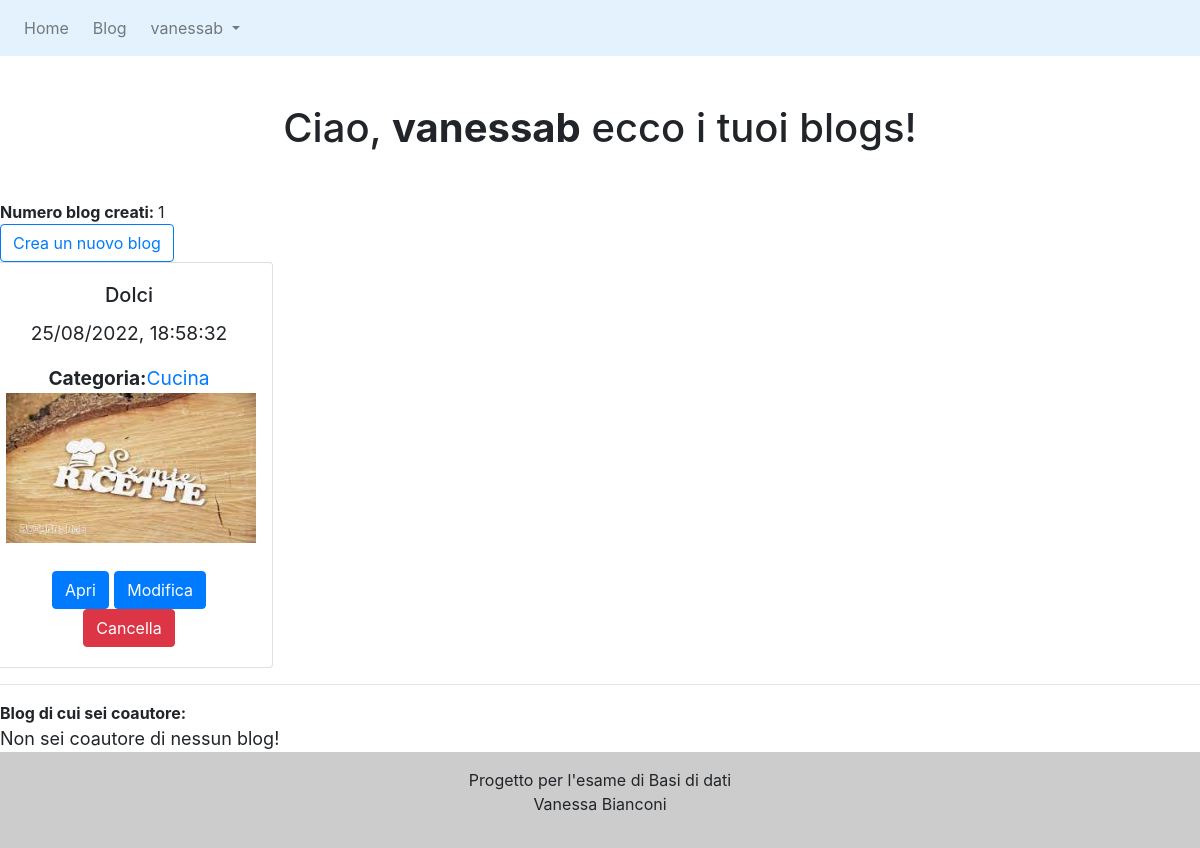
The page /myblogs.php (signed in) on the database its author committed.
### tables this page shows
CREATE TABLE `blogs` (
  `id` int(11) NOT NULL,
  `title` varchar(200) NOT NULL,
  `user_id` int(11) NOT NULL,
  `co_author` int(11) DEFAULT NULL,
  `image` varchar(200) DEFAULT NULL,
  `font` varchar(255) NOT NULL,
  `background` varchar(200) NOT NULL,
  `id_cat` int(11) NOT NULL,
  `date_time` datetime NOT NULL DEFAULT current_timestamp()
);

CREATE TABLE `category` (
  `id_cat` int(11) NOT NULL,
  `name_cat` varchar(200) NOT NULL
);

### myblogs.php (the view, shortened to what this page needs)
<?php
require "connect.php";
include('header.php');
$user = $_SESSION['id'];
$stmt = $mysqli->prepare("SELECT * FROM blogs WHERE user_id = ? ORDER BY date_time DESC");
$stmt->bind_param('s', $user);
$stmt->execute();
$result = $stmt->get_result();
$blogs = $result->fetch_all(MYSQLI_ASSOC);
$stmt1 = $mysqli->prepare("SELECT * FROM blogs WHERE co_author = ? ORDER BY date_time DESC");
$stmt1->bind_param('i', $user);
$stmt1->execute();
$result1 = $stmt1->get_result();
$coaut = $result1->fetch_all(MYSQLI_ASSOC);
$stmt = $mysqli->prepare("SELECT count(id) as contablog FROM blogs WHERE user_id = ?");
$stmt->bind_param('i', $user);
$stmt->execute();
$result = $stmt->get_result();
$conta = $result->fetch_assoc();
?>
<!DOCTYPE html>
<head>
    <link rel="stylesheet" href="https://stackpath.bootstrapcdn.com/bootstrap/4.5.2/css/bootstrap.min.css">
    <link rel="stylesheet" href="css/style.css" type="text/css">
</head>
<body>
<h1 class="my-5">Ciao, <b><?php echo htmlspecialchars($_SESSION["username"]); ?></b> ecco i tuoi blogs!</h1>
<b>Numero blog creati: </b> <span id="totblog"><?php echo $conta['contablog']; ?></span> <br>
<?php
if(empty($blogs)){
    echo ("<div'>Non hai creato nessun blog <a id='btp' class='btn btn-primary' id='puls' href='createblog.php' ?>Crea blog</a></div>");
} else { ?>
   <a id='btp' class='btn btn-outline-primary' id='puls' href='createblog.php'>Crea un nuovo blog</a>
   <br>
   <div class="row mb-2">
		<?php
			foreach ($blogs as $blog): ?>
					<?php $blog_id = $blog['id'] ?>
					<div class="card" id="blog_<?php echo $blog_id?>" style="width: 18rem;" >
					<div class="card-body">
					<h5 class="card-title" id="title"><?php echo $blog['title'] ?></h5>
	            	<div>
						<p><?php echo date("d/m/Y, H:i:s", strtotime($blog["date_time"])); ?></p>
						<?php
						$idcat = $blog['id_cat'];
						$stmt = $mysqli->prepare("SELECT name_cat FROM category WHERE id_cat = ?");
						$stmt->bind_param('i', $idcat);
						$stmt->execute();
						$result = $stmt->get_result();
						$ncat = $result->fetch_row();
						$stmt->close();?>
						<b>Categoria:</b><a href="blogcateg.php?id_cat=<?php echo $idcat?>"><?php echo $ncat[0]?></a>
						<?php
						$image = $blog['image'];
						if($image != NULL){ ?>
						<img class="card-img-top2"  src="img/<?php echo $image?>" width="250" height="150">
						<?php } else{
							echo "";
						}?>
						<br>
						<br>
						<a id="btp"class="btn btn-primary" id="puls" href="open_blog.php?blog_id=<?php echo $blog['id']; ?>">Apri</a>
                        <a id="btp"class="btn btn-primary" id="puls" href="mod_blog.php?blog_id=<?php echo $blog['id']; ?>">Modifica</a>
                        <button type="button" class="btn btn-danger" name="delete" value="<?php echo $blog["id"];?>"
                        id="deleteblog">Cancella</button>
					</div>
					</div>
				</div>
	        <?php endforeach ?>
		</div>
<?php
	} ?>
<hr>
<b> Blog di cui sei coautore: </b>
<?php
if(empty($coaut)){
    echo ("<div class='vuoto'>Non sei coautore di nessun blog!</div>");
	} ?>
</body>
<?php include("footer.php");?>
</html>

### css/style.css (style rules this page uses)
h1, .post-title { text-align: center; }
.vuoto { font-size: large; }

### myblogs.php (style rules this page uses)
.card { text-align:center; font-size: larger; }
, #puls { text-align:center; }

### rows shown on the page
blogs: title "Dolci", date_time "25/08/2022, 18:58:32", id_cat.name_cat "Cucina", image (picture), $blog["id"] 58 (drawn)

### other values the page prints
$_SESSION['username'] "vanessab"
$_SESSION["username"] "vanessab"
$conta['contablog'] "1"
